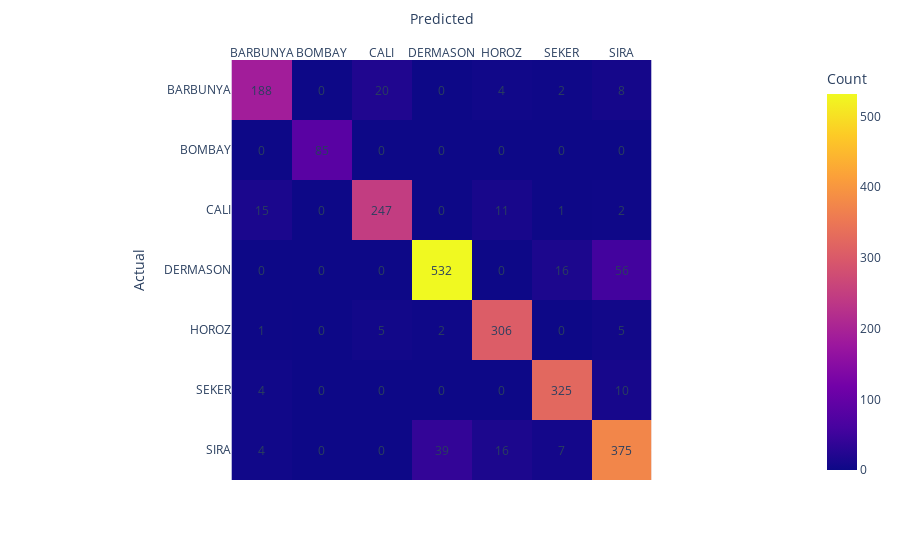

The notebook cell saved with this chart:
### Markdown cell above
### 6.4 Naive Bayes

### Code cell
nb = GaussianNB()
dist = {'var_smoothing': np.logspace(0,-9, num=100)}
train_evaluate_encoded2(nb, dist, X_train, y_encoded2, X_val, y_val_encoded2, cv=5)

### Figure 1 — Plotly figure (JSON) as saved in the notebook; plotly's stock layout.template omitted (floating-point values rounded to 4 significant figures)
{"data": [{"coloraxis": "coloraxis", "hovertemplate": "Predicted: %{x}<br>Actual: %{y}<br>Count: %{z}<extra></extra>", "name": "0", "type": "heatmap", "x": ["BARBUNYA", "BOMBAY", "CALI", "DERMASON", "HOROZ", "SEKER", "SIRA"], "xaxis": "x", "y": ["BARBUNYA", "BOMBAY", "CALI", "DERMASON", "HOROZ", "SEKER", "SIRA"], "yaxis": "y", "z": [[188, 0, 20, 0, 4, 2, 8], [0, 85, 0, 0, 0, 0, 0], [15, 0, 247, 0, 11, 1, 2], [0, 0, 0, 532, 0, 16, 56], [1, 0, 5, 2, 306, 0, 5], [4, 0, 0, 0, 0, 325, 10], [4, 0, 0, 39, 16, 7, 375]]}], "layout": {"annotations": [{"showarrow": false, "text": "188", "x": "BARBUNYA", "y": "BARBUNYA"}, {"showarrow": false, "text": "0", "x": "BOMBAY", "y": "BARBUNYA"}, {"showarrow": false, "text": "20", "x": "CALI", "y": "BARBUNYA"}, {"showarrow": false, "text": "0", "x": "DERMASON", "y": "BARBUNYA"}, {"showarrow": false, "text": "4", "x": "HOROZ", "y": "BARBUNYA"}, {"showarrow": false, "text": "2", "x": "SEKER", "y": "BARBUNYA"}, {"showarrow": false, "text": "8", "x": "SIRA", "y": "BARBUNYA"}, {"showarrow": false, "text": "0", "x": "BARBUNYA", "y": "BOMBAY"}, {"showarrow": false, "text": "85", "x": "BOMBAY", "y": "BOMBAY"}, {"showarrow": false, "text": "0", "x": "CALI", "y": "BOMBAY"}, {"showarrow": false, "text": "0", "x": "DERMASON", "y": "BOMBAY"}, {"showarrow": false, "text": "0", "x": "HOROZ", "y": "BOMBAY"}, {"showarrow": false, "text": "0", "x": "SEKER", "y": "BOMBAY"}, {"showarrow": false, "text": "0", "x": "SIRA", "y": "BOMBAY"}, {"showarrow": false, "text": "15", "x": "BARBUNYA", "y": "CALI"}, {"showarrow": false, "text": "0", "x": "BOMBAY", "y": "CALI"}, {"showarrow": false, "text": "247", "x": "CALI", "y": "CALI"}, {"showarrow": false, "text": "0", "x": "DERMASON", "y": "CALI"}, {"showarrow": false, "text": "11", "x": "HOROZ", "y": "CALI"}, {"showarrow": false, "text": "1", "x": "SEKER", "y": "CALI"}, {"showarrow": false, "text": "2", "x": "SIRA", "y": "CALI"}, {"showarrow": false, "text": "0", "x": "BARBUNYA", "y": "DERMASON"}, {"showarrow": false, "text": "0", "x": "BOMBAY", "y": "DERMASON"}, {"showarrow": false, "text": "0", "x": "CALI", "y": "DERMASON"}, {"showarrow": false, "text": "532", "x": "DERMASON", "y": "DERMASON"}, {"showarrow": false, "text": "0", "x": "HOROZ", "y": "DERMASON"}, {"showarrow": false, "text": "16", "x": "SEKER", "y": "DERMASON"}, {"showarrow": false, "text": "56", "x": "SIRA", "y": "DERMASON"}, {"showarrow": false, "text": "1", "x": "BARBUNYA", "y": "HOROZ"}, {"showarrow": false, "text": "0", "x": "BOMBAY", "y": "HOROZ"}, {"showarrow": false, "text": "5", "x": "CALI", "y": "HOROZ"}, {"showarrow": false, "text": "2", "x": "DERMASON", "y": "HOROZ"}, {"showarrow": false, "text": "306", "x": "HOROZ", "y": "HOROZ"}, {"showarrow": false, "text": "0", "x": "SEKER", "y": "HOROZ"}, {"showarrow": false, "text": "5", "x": "SIRA", "y": "HOROZ"}, {"showarrow": false, "text": "4", "x": "BARBUNYA", "y": "SEKER"}, {"showarrow": false, "text": "0", "x": "BOMBAY", "y": "SEKER"}, {"showarrow": false, "text": "0", "x": "CALI", "y": "SEKER"}, {"showarrow": false, "text": "0", "x": "DERMASON", "y": "SEKER"}, {"showarrow": false, "text": "0", "x": "HOROZ", "y": "SEKER"}, {"showarrow": false, "text": "325", "x": "SEKER", "y": "SEKER"}, {"showarrow": false, "text": "10", "x": "SIRA", "y": "SEKER"}, {"showarrow": false, "text": "4", "x": "BARBUNYA", "y": "SIRA"}, {"showarrow": false, "text": "0", "x": "BOMBAY", "y": "SIRA"}, {"showarrow": false, "text": "0", "x": "CALI", "y": "SIRA"}, {"showarrow": false, "text": "39", "x": "DERMASON", "y": "SIRA"}, {"showarrow": false, "text": "16", "x": "HOROZ", "y": "SIRA"}, {"showarrow": false, "text": "7", "x": "SEKER", "y": "SIRA"}, {"showarrow": false, "text": "375", "x": "SIRA", "y": "SIRA"}], "coloraxis": {"colorbar": {"title": {"text": "Count"}}, "colorscale": [[0, "#0d0887"], [0.1111, "#46039f"], [0.2222, "#7201a8"], [0.3333, "#9c179e"], [0.4444, "#bd3786"], [0.5556, "#d8576b"], [0.6667, "#ed7953"], [0.7778, "#fb9f3a"], [0.8889, "#fdca26"], [1, "#f0f921"]]}, "margin": {"t": 60}, "xaxis": {"anchor": "y", "constrain": "domain", "domain": [0, 1], "scaleanchor": "y", "side": "top", "title": {"text": "Predicted"}}, "yaxis": {"anchor": "x", "autorange": "reversed", "constrain": "domain", "domain": [0, 1], "title": {"text": "Actual"}}}}
